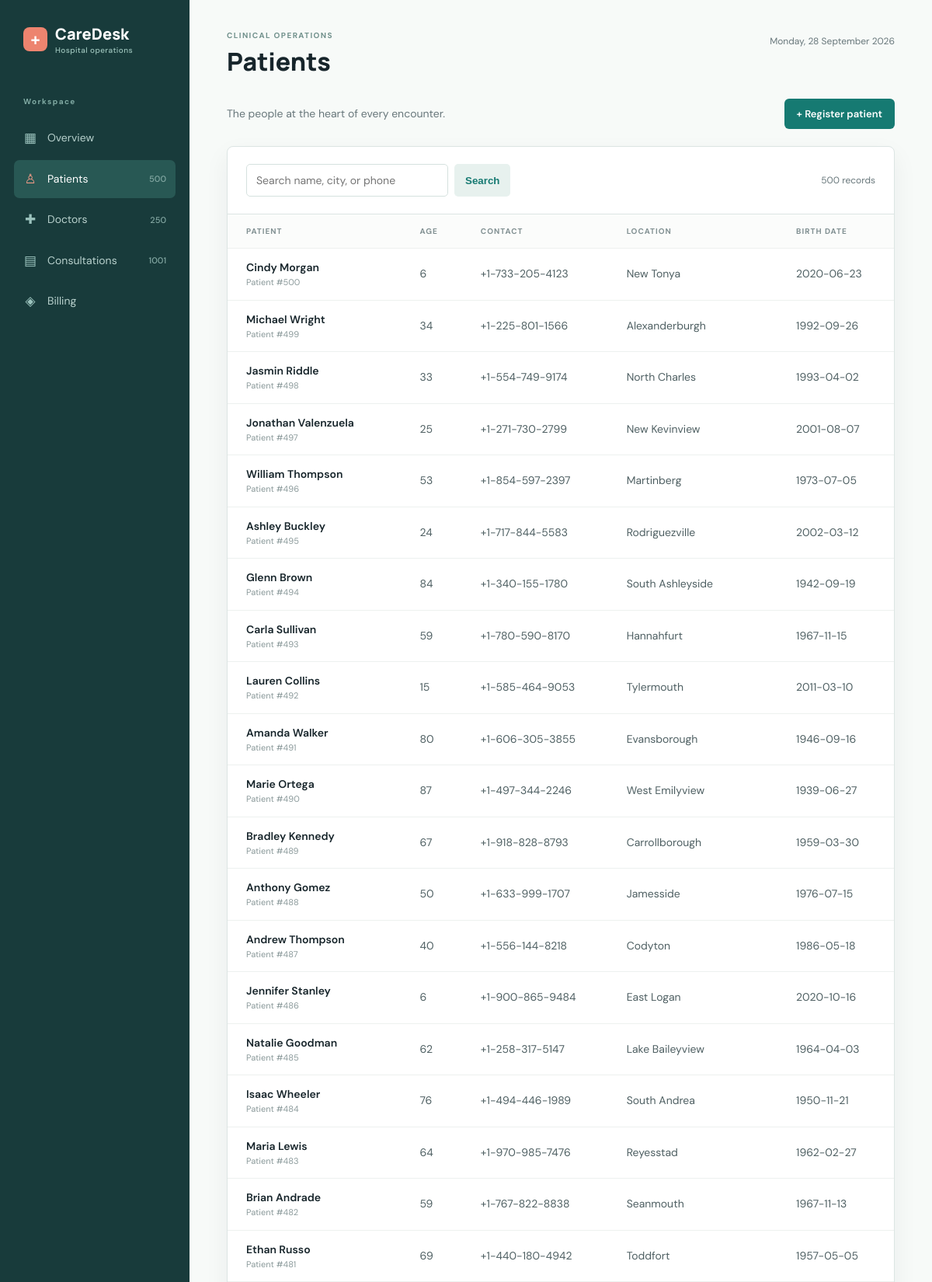
Page /patients (upper part) on the committed database.
### tables this page shows
CREATE TABLE "Patient" (
    "ID"         INTEGER PRIMARY KEY AUTOINCREMENT,
    "Name"       TEXT NOT NULL,
    "City"       TEXT NOT NULL,
    "PhoneNo"    TEXT NOT NULL UNIQUE,
    "Street"     TEXT,
    "Pincode"    INTEGER NOT NULL,
    "birthdate"  TEXT
);

### app.py (the view)
@app.route("/patients")
def patients():
    search = request.args.get("q", "").strip()
    like = f"%{search}%"
    records = fetch_all(
        '''SELECT * FROM "PatientWithAge"
           WHERE "Name" LIKE ? OR "PhoneNo" LIKE ? OR "City" LIKE ?
           ORDER BY "ID" DESC''',
        (like, like, like),
    )
    return render_template("patients.html", records=records, search=search)

### app.py (called while the page is built)
def get_db():
    if "db" not in g:
        g.db = sqlite3.connect(app.config["DATABASE"])
        g.db.row_factory = sqlite3.Row
        g.db.execute("PRAGMA foreign_keys = ON")
    return g.db

def fetch_all(query, parameters=()):
    return get_db().execute(query, parameters).fetchall()

def fetch_one(query, parameters=()):
    return get_db().execute(query, parameters).fetchone()

@app.context_processor
def inject_navigation_counts():
    return {
        "now": datetime.now,
        "nav_counts": {
            "patients": fetch_one('SELECT COUNT(*) AS count FROM "Patient"')["count"],
            "doctors": fetch_one('SELECT COUNT(*) AS count FROM "Doctor"')["count"],
            "consultations": fetch_one('SELECT COUNT(*) AS count FROM "Consultation"')["count"],
        }
    }

### templates/patients.html
{% extends 'base.html' %}{% block title %}Patients{% endblock %}{% block heading %}Patients{% endblock %}
{% block content %}<div class="page-actions"><p class="page-intro">The people at the heart of every encounter.</p><a class="button" href="{{ url_for('new_patient') }}">+ Register patient</a></div><section class="panel"><div class="toolbar"><form class="search" method="get"><input name="q" value="{{ search }}" placeholder="Search name, city, or phone"><button type="submit">Search</button></form><span class="result-count">{{ records|length }} records</span></div><div class="table-wrap"><table><thead><tr><th>Patient</th><th>Age</th><th>Contact</th><th>Location</th><th>Birth date</th></tr></thead><tbody>{% for r in records %}<tr><td><strong>{{ r.Name }}</strong><small class="subline">Patient #{{ r.ID }}</small></td><td>{{ r.age or '—' }}</td><td>{{ r.PhoneNo }}</td><td>{{ r.City }}</td><td>{{ r.birthdate or '—' }}</td></tr>{% else %}<tr><td colspan="5" class="empty">No patients match this search.</td></tr>{% endfor %}</tbody></table></div></section>{% endblock %}

### static/style.css (style rules this page uses)
:root { --ink:#17252b;--muted:#68777b;--line:#dce5e3;--paper:#f7faf8;--white:#fff;--teal:#167a72;--teal-dark:#105d57;--coral:#e97967;--blue:#5f8fc2;--green:#69a77d;--gold:#d6a858;--shadow:0 12px 32px rgba(23,37,43,.06) }
* { box-sizing:border-box }
body { margin:0;background:var(--paper);color:var(--ink);font:14px/1.5 'DM Sans',sans-serif }
.button { display:inline-block;border:0;border-radius:6px;background:var(--teal);color:#fff;padding:11px 16px;text-decoration:none;font:600 13px 'DM Sans',sans-serif;cursor:pointer }
.panel { background:#fff;border:1px solid var(--line);border-radius:8px;box-shadow:var(--shadow);overflow:hidden }
.panel-heading,.toolbar { display:flex;align-items:center;justify-content:space-between;padding:22px 24px;border-bottom:1px solid var(--line) }
.table-wrap { overflow-x:auto }
table { width:100%;border-collapse:collapse;min-width:650px }
th,td { text-align:left;padding:14px 24px;border-bottom:1px solid #edf1ef;white-space:nowrap }
th { font-size:10px;color:#819092;letter-spacing:.1em;text-transform:uppercase;background:#fbfcfb }
td { color:#4f6063 }
td strong { color:var(--ink);font-weight:600 }
.subline { display:block;color:#8a999a;font-size:11px }
.page-actions { display:flex;align-items:center;justify-content:space-between;margin:-6px 0 22px }
.page-intro { color:var(--muted);margin:0 }
.search { display:flex;gap:8px }
.search input { min-width:260px }
.search button { border:0;border-radius:5px;padding:9px 14px;background:#e7f1ee;color:var(--teal);font-weight:700;cursor:pointer }
.result-count { font-size:12px;color:var(--muted) }
input,select { width:100%;border:1px solid #d5e1de;border-radius:5px;padding:11px 12px;background:#fff;color:var(--ink);font:14px 'DM Sans',sans-serif }

### rows in the picture
Patient: Name "Cindy Morgan", ID "500", age "6", PhoneNo "+1-733-205-4123", City "New Tonya", birthdate "2020-06-23"
Patient: Name "Michael Wright", ID "499", age "34", PhoneNo "+1-225-801-1566", City "Alexanderburgh", birthdate "1992-09-26"
Patient: Name "Jasmin Riddle", ID "498", age "33", PhoneNo "+1-554-749-9174", City "North Charles", birthdate "1993-04-02"
Patient: Name "Jonathan Valenzuela", ID "497", age "25", PhoneNo "+1-271-730-2799", City "New Kevinview", birthdate "2001-08-07"
Patient: Name "William Thompson", ID "496", age "53", PhoneNo "+1-854-597-2397", City "Martinberg", birthdate "1973-07-05"
Patient: Name "Ashley Buckley", ID "495", age "24", PhoneNo "+1-717-844-5583", City "Rodriguezville", birthdate "2002-03-12"
Patient: Name "Glenn Brown", ID "494", age "84", PhoneNo "+1-340-155-1780", City "South Ashleyside", birthdate "1942-09-19"
Patient: Name "Carla Sullivan", ID "493", age "59", PhoneNo "+1-780-590-8170", City "Hannahfurt", birthdate "1967-11-15"
Patient: Name "Lauren Collins", ID "492", age "15", PhoneNo "+1-585-464-9053", City "Tylermouth", birthdate "2011-03-10"
Patient: Name "Amanda Walker", ID "491", age "80", PhoneNo "+1-606-305-3855", City "Evansborough", birthdate "1946-09-16"
Patient: Name "Marie Ortega", ID "490", age "87", PhoneNo "+1-497-344-2246", City "West Emilyview", birthdate "1939-06-27"
Patient: Name "Bradley Kennedy", ID "489", age "67", PhoneNo "+1-918-828-8793", City "Carrollborough", birthdate "1959-03-30"
Patient: Name "Anthony Gomez", ID "488", age "50", PhoneNo "+1-633-999-1707", City "Jamesside", birthdate "1976-07-15"
Patient: Name "Andrew Thompson", ID "487", age "40", PhoneNo "+1-556-144-8218", City "Codyton", birthdate "1986-05-18"
Patient: Name "Jennifer Stanley", ID "486", age "6", PhoneNo "+1-900-865-9484", City "East Logan", birthdate "2020-10-16"
Patient: Name "Natalie Goodman", ID "485", age "62", PhoneNo "+1-258-317-5147", City "Lake Baileyview", birthdate "1964-04-03"
Patient: Name "Isaac Wheeler", ID "484", age "76", PhoneNo "+1-494-446-1989", City "South Andrea", birthdate "1950-11-21"
Patient: Name "Maria Lewis", ID "483", age "64", PhoneNo "+1-970-985-7476", City "Reyesstad", birthdate "1962-02-27"
Patient: Name "Brian Andrade", ID "482", age "59", PhoneNo "+1-767-822-8838", City "Seanmouth", birthdate "1967-11-13"
Patient: Name "Ethan Russo", ID "481", age "69", PhoneNo "+1-440-180-4942", City "Toddfort", birthdate "1957-05-05"

### other values in the picture
{{ nav_counts.patients }} "500"
{{ nav_counts.doctors }} "250"
{{ nav_counts.consultations }} "1001"
{{ records|length }} "500"
